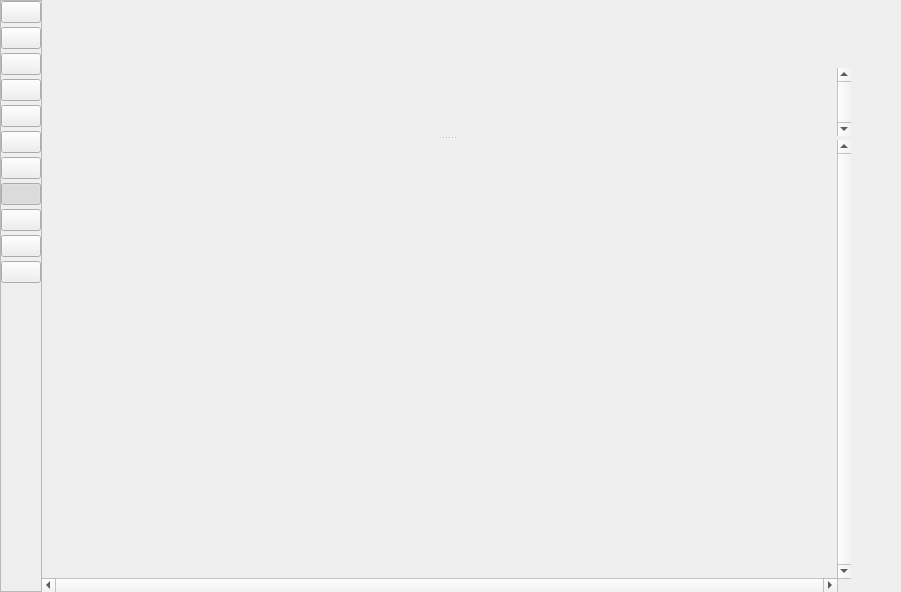
<?xml version="1.0" encoding="UTF-8"?>
<ui version="4.0">
 <class>Timeline</class>
 <widget class="QDockWidget" name="Timeline">
  <property name="geometry">
   <rect>
    <x>0</x>
    <y>0</y>
    <width>901</width>
    <height>592</height>
   </rect>
  </property>
  <property name="sizePolicy">
   <sizepolicy hsizetype="Expanding" vsizetype="Expanding">
    <horstretch>0</horstretch>
    <verstretch>0</verstretch>
   </sizepolicy>
  </property>
  <property name="windowTitle">
   <string>Timeline</string>
  </property>
  <widget class="QWidget" name="dockWidgetContents">
   <layout class="QHBoxLayout" name="horizontalLayout">
    <property name="spacing">
     <number>0</number>
    </property>
    <property name="leftMargin">
     <number>0</number>
    </property>
    <property name="topMargin">
     <number>0</number>
    </property>
    <property name="rightMargin">
     <number>0</number>
    </property>
    <property name="bottomMargin">
     <number>0</number>
    </property>
    <item>
     <widget class="QFrame" name="frame">
      <property name="sizePolicy">
       <sizepolicy hsizetype="Maximum" vsizetype="Minimum">
        <horstretch>0</horstretch>
        <verstretch>0</verstretch>
       </sizepolicy>
      </property>
      <property name="frameShape">
       <enum>QFrame::StyledPanel</enum>
      </property>
      <property name="frameShadow">
       <enum>QFrame::Raised</enum>
      </property>
      <layout class="QVBoxLayout" name="verticalLayout_2">
       <property name="spacing">
        <number>4</number>
       </property>
       <property name="leftMargin">
        <number>0</number>
       </property>
       <property name="topMargin">
        <number>0</number>
       </property>
       <property name="rightMargin">
        <number>0</number>
       </property>
       <property name="bottomMargin">
        <number>0</number>
       </property>
       <item>
        <widget class="QPushButton" name="toolArrowButton">
         <property name="toolTip">
          <string>Pointer Tool (V)</string>
         </property>
         <property name="text">
          <string/>
         </property>
         <property name="icon">
          <iconset resource="../icons/icons.qrc">
           <normaloff>:/icons/arrow.png</normaloff>
           <disabledoff>:/icons/arrow-disabled.png</disabledoff>:/icons/arrow.png</iconset>
         </property>
         <property name="checkable">
          <bool>true</bool>
         </property>
        </widget>
       </item>
       <item>
        <widget class="QPushButton" name="toolEditButton">
         <property name="toolTip">
          <string>Edit Tool (X)</string>
         </property>
         <property name="text">
          <string/>
         </property>
         <property name="icon">
          <iconset resource="../icons/icons.qrc">
           <normaloff>:/icons/beam.png</normaloff>
           <disabledoff>:/icons/beam-disabled.png</disabledoff>:/icons/beam.png</iconset>
         </property>
         <property name="checkable">
          <bool>true</bool>
         </property>
        </widget>
       </item>
       <item>
        <widget class="QPushButton" name="toolRippleButton">
         <property name="toolTip">
          <string>Ripple Tool (B)</string>
         </property>
         <property name="text">
          <string/>
         </property>
         <property name="icon">
          <iconset resource="../icons/icons.qrc">
           <normaloff>:/icons/ripple.png</normaloff>
           <disabledoff>:/icons/ripple-disabled.png</disabledoff>:/icons/ripple.png</iconset>
         </property>
         <property name="checkable">
          <bool>true</bool>
         </property>
        </widget>
       </item>
       <item>
        <widget class="QPushButton" name="toolRollingButton">
         <property name="toolTip">
          <string>Rolling Tool (N)</string>
         </property>
         <property name="text">
          <string/>
         </property>
         <property name="icon">
          <iconset resource="../icons/icons.qrc">
           <normaloff>:/icons/rolling.png</normaloff>
           <disabledoff>:/icons/rolling-disabled.png</disabledoff>:/icons/rolling.png</iconset>
         </property>
         <property name="checkable">
          <bool>true</bool>
         </property>
        </widget>
       </item>
       <item>
        <widget class="QPushButton" name="toolRazorButton">
         <property name="toolTip">
          <string>Razor Tool (C)</string>
         </property>
         <property name="text">
          <string/>
         </property>
         <property name="icon">
          <iconset resource="../icons/icons.qrc">
           <normaloff>:/icons/razor.png</normaloff>
           <disabledoff>:/icons/razor-disabled.png</disabledoff>:/icons/razor.png</iconset>
         </property>
         <property name="checkable">
          <bool>true</bool>
         </property>
        </widget>
       </item>
       <item>
        <widget class="QPushButton" name="toolSlipButton">
         <property name="toolTip">
          <string>Slip Tool (Y)</string>
         </property>
         <property name="text">
          <string/>
         </property>
         <property name="icon">
          <iconset>
           <normalon>:/icons/slip.png</normalon>
           <disabledon>:/icons/slip-disabled.png</disabledon>
          </iconset>
         </property>
         <property name="checkable">
          <bool>true</bool>
         </property>
        </widget>
       </item>
       <item>
        <widget class="QPushButton" name="toolSlideButton">
         <property name="toolTip">
          <string>Slide Tool (U)</string>
         </property>
         <property name="text">
          <string/>
         </property>
         <property name="icon">
          <iconset>
           <normalon>:/icons/slide.png</normalon>
           <disabledon>:/icons/slide-disabled.png</disabledon>
          </iconset>
         </property>
         <property name="checkable">
          <bool>true</bool>
         </property>
        </widget>
       </item>
       <item>
        <widget class="QPushButton" name="snappingButton">
         <property name="text">
          <string/>
         </property>
         <property name="icon">
          <iconset>
           <normalon>:/icons/magnet.png</normalon>
           <disabledon>:/icons/magnet-disabled.png</disabledon>
          </iconset>
         </property>
         <property name="checkable">
          <bool>true</bool>
         </property>
         <property name="checked">
          <bool>true</bool>
         </property>
        </widget>
       </item>
       <item>
        <widget class="QPushButton" name="pushButton_4">
         <property name="toolTip">
          <string>Zoom In (=)</string>
         </property>
         <property name="text">
          <string/>
         </property>
         <property name="icon">
          <iconset>
           <normalon>:/icons/zoomin.png</normalon>
           <disabledon>:/icons/zoomin-disabled.png</disabledon>
          </iconset>
         </property>
        </widget>
       </item>
       <item>
        <widget class="QPushButton" name="pushButton_5">
         <property name="toolTip">
          <string>Zoom Out (-)</string>
         </property>
         <property name="text">
          <string/>
         </property>
         <property name="icon">
          <iconset>
           <normalon>:/icons/zoomout.png</normalon>
           <disabledon>:/icons/zoomout-disabled.png</disabledon>
          </iconset>
         </property>
        </widget>
       </item>
       <item>
        <widget class="QPushButton" name="addButton">
         <property name="toolTip">
          <string>Add title, solid, bars, etc.</string>
         </property>
         <property name="text">
          <string/>
         </property>
         <property name="icon">
          <iconset>
           <normalon>:/icons/add-button.png</normalon>
           <disabledon>:/icons/add-button-disabled.png</disabledon>
          </iconset>
         </property>
        </widget>
       </item>
       <item>
        <spacer name="verticalSpacer">
         <property name="orientation">
          <enum>Qt::Vertical</enum>
         </property>
         <property name="sizeHint" stdset="0">
          <size>
           <width>20</width>
           <height>40</height>
          </size>
         </property>
        </spacer>
       </item>
      </layout>
     </widget>
    </item>
    <item>
     <widget class="QWidget" name="timeline_area" native="true">
      <property name="sizePolicy">
       <sizepolicy hsizetype="Minimum" vsizetype="Minimum">
        <horstretch>1</horstretch>
        <verstretch>0</verstretch>
       </sizepolicy>
      </property>
      <layout class="QVBoxLayout" name="verticalLayout_4">
       <property name="spacing">
        <number>0</number>
       </property>
       <property name="leftMargin">
        <number>0</number>
       </property>
       <property name="topMargin">
        <number>0</number>
       </property>
       <property name="rightMargin">
        <number>0</number>
       </property>
       <property name="bottomMargin">
        <number>0</number>
       </property>
       <item>
        <widget class="QScrollArea" name="headerScrollArea">
         <property name="sizePolicy">
          <sizepolicy hsizetype="Expanding" vsizetype="Maximum">
           <horstretch>0</horstretch>
           <verstretch>0</verstretch>
          </sizepolicy>
         </property>
         <property name="frameShape">
          <enum>QFrame::NoFrame</enum>
         </property>
         <property name="frameShadow">
          <enum>QFrame::Plain</enum>
         </property>
         <property name="verticalScrollBarPolicy">
          <enum>Qt::ScrollBarAlwaysOff</enum>
         </property>
         <property name="horizontalScrollBarPolicy">
          <enum>Qt::ScrollBarAlwaysOff</enum>
         </property>
         <property name="sizeAdjustPolicy">
          <enum>QAbstractScrollArea::AdjustToContents</enum>
         </property>
         <property name="widgetResizable">
          <bool>true</bool>
         </property>
         <widget class="QWidget" name="scrollAreaWidgetContents_5">
          <property name="sizePolicy">
           <sizepolicy hsizetype="Preferred" vsizetype="Maximum">
            <horstretch>0</horstretch>
            <verstretch>0</verstretch>
           </sizepolicy>
          </property>
          <layout class="QVBoxLayout" name="verticalLayout_5">
           <property name="spacing">
            <number>0</number>
           </property>
           <property name="leftMargin">
            <number>0</number>
           </property>
           <property name="topMargin">
            <number>0</number>
           </property>
           <property name="rightMargin">
            <number>0</number>
           </property>
           <property name="bottomMargin">
            <number>0</number>
           </property>
           <item>
            <widget class="TimelineHeader" name="headers" native="true">
             <property name="sizePolicy">
              <sizepolicy hsizetype="Preferred" vsizetype="Maximum">
               <horstretch>0</horstretch>
               <verstretch>0</verstretch>
              </sizepolicy>
             </property>
             <property name="focusPolicy">
              <enum>Qt::ClickFocus</enum>
             </property>
            </widget>
           </item>
          </layout>
         </widget>
        </widget>
       </item>
       <item>
        <widget class="QSplitter" name="splitter">
         <property name="sizePolicy">
          <sizepolicy hsizetype="Preferred" vsizetype="Preferred">
           <horstretch>0</horstretch>
           <verstretch>1</verstretch>
          </sizepolicy>
         </property>
         <property name="orientation">
          <enum>Qt::Vertical</enum>
         </property>
         <property name="opaqueResize">
          <bool>false</bool>
         </property>
         <property name="childrenCollapsible">
          <bool>false</bool>
         </property>
         <widget class="ScrollArea" name="videoScrollArea">
          <property name="frameShape">
           <enum>QFrame::NoFrame</enum>
          </property>
          <property name="verticalScrollBarPolicy">
           <enum>Qt::ScrollBarAlwaysOn</enum>
          </property>
          <property name="horizontalScrollBarPolicy">
           <enum>Qt::ScrollBarAlwaysOff</enum>
          </property>
          <property name="widgetResizable">
           <bool>true</bool>
          </property>
          <property name="alignment">
           <set>Qt::AlignBottom|Qt::AlignLeading|Qt::AlignLeft</set>
          </property>
          <widget class="QWidget" name="scrollAreaWidgetContents_2">
           <property name="geometry">
            <rect>
             <x>0</x>
             <y>0</y>
             <width>817</width>
             <height>174</height>
            </rect>
           </property>
           <layout class="QVBoxLayout" name="verticalLayout">
            <property name="spacing">
             <number>0</number>
            </property>
            <property name="leftMargin">
             <number>0</number>
            </property>
            <property name="topMargin">
             <number>0</number>
            </property>
            <property name="rightMargin">
             <number>0</number>
            </property>
            <property name="bottomMargin">
             <number>0</number>
            </property>
            <item>
             <widget class="TimelineWidget" name="video_area" native="true">
              <property name="focusPolicy">
               <enum>Qt::ClickFocus</enum>
              </property>
             </widget>
            </item>
           </layout>
          </widget>
         </widget>
         <widget class="ScrollArea" name="audioScrollArea">
          <property name="frameShape">
           <enum>QFrame::NoFrame</enum>
          </property>
          <property name="verticalScrollBarPolicy">
           <enum>Qt::ScrollBarAlwaysOn</enum>
          </property>
          <property name="horizontalScrollBarPolicy">
           <enum>Qt::ScrollBarAlwaysOn</enum>
          </property>
          <property name="widgetResizable">
           <bool>true</bool>
          </property>
          <property name="alignment">
           <set>Qt::AlignLeading|Qt::AlignLeft|Qt::AlignTop</set>
          </property>
          <widget class="QWidget" name="scrollAreaWidgetContents_3">
           <property name="geometry">
            <rect>
             <x>0</x>
             <y>0</y>
             <width>817</width>
             <height>339</height>
            </rect>
           </property>
           <layout class="QVBoxLayout" name="verticalLayout_3">
            <property name="spacing">
             <number>0</number>
            </property>
            <property name="leftMargin">
             <number>0</number>
            </property>
            <property name="topMargin">
             <number>0</number>
            </property>
            <property name="rightMargin">
             <number>0</number>
            </property>
            <property name="bottomMargin">
             <number>0</number>
            </property>
            <item>
             <widget class="TimelineWidget" name="audio_area" native="true">
              <property name="focusPolicy">
               <enum>Qt::ClickFocus</enum>
              </property>
             </widget>
            </item>
           </layout>
          </widget>
         </widget>
        </widget>
       </item>
      </layout>
     </widget>
    </item>
    <item>
     <widget class="AudioMonitor" name="audio_monitor" native="true">
      <property name="minimumSize">
       <size>
        <width>50</width>
        <height>0</height>
       </size>
      </property>
     </widget>
    </item>
   </layout>
  </widget>
 </widget>
 <customwidgets>
  <customwidget>
   <class>TimelineHeader</class>
   <extends>QWidget</extends>
   <header>ui/timelineheader.h</header>
   <container>1</container>
  </customwidget>
  <customwidget>
   <class>TimelineWidget</class>
   <extends>QWidget</extends>
   <header>ui/timelinewidget.h</header>
   <container>1</container>
  </customwidget>
  <customwidget>
   <class>AudioMonitor</class>
   <extends>QWidget</extends>
   <header>ui/audiomonitor.h</header>
   <container>1</container>
  </customwidget>
  <customwidget>
   <class>ScrollArea</class>
   <extends>QScrollArea</extends>
   <header>ui/scrollarea.h</header>
   <container>1</container>
  </customwidget>
 </customwidgets>
 <resources>
  <include location="../icons/icons.qrc"/>
 </resources>
 <connections/>
</ui>
